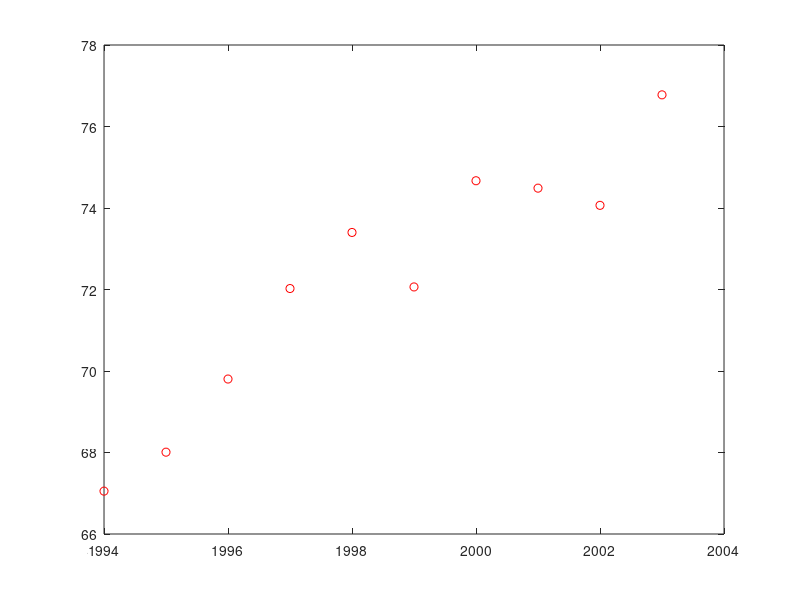

This figure's MATLAB source: (Note: this script raises an error after producing the figure.)
%最小二乘法拟合为直线、抛物线、三次曲线
%直线y=a1+a2*x
X=[1994:1:2003];%0表示1994，9表示2003
Y=[67.052,68.008,69.803,72.024,73.400,72.063,74.669,74.487,74.065,76.777];
plot(X,Y,'ro');
hold on
sx=sum(X);
sx2=sum(X.*X);
sy=sum(Y);
sxy=sum(X.*Y);
A=[10,sx;sx,sx2];
b=[sy;sxy];
a1=GaussElimination(A,b)%Gauss消去法求解
f1=a1(1)+a1(2).*X;
plot(X,f1,'k-')
%二次曲线y=a0+a1*x+a2*x^2
sx3=sum(X.^3);
sx4=sum(X.^4);
sx2y=sum(X.^2.*Y);
A=[10,sx,sx2;sx,sx2,sx3;sx2,sx3,sx4];
b=[sy;sxy;sx2y];
a2=GaussElimination(A,b)%Gauss消去法求解
f2=a2(1)+a2(2).*X+a2(3).*X.^2;
plot(X,f2,'b-')
%三次曲线拟合y=a0+a1*x+a2*x^2+a3*x^3
sx5=sum(X.^5);
sx6=sum(X.^6);
sx3y=sum(X.^3.*Y);
A=[10,sx,sx2,sx3;sx,sx2,sx3,sx4;sx2,sx3,sx4,sx5;sx3,sx4,sx5,sx6];%系数矩阵
b=[sy;sxy;sx2y;sx3y];
a3=GaussElimination(A,b)%Gauss消去法求解
f3=a3(1)+a3(2).*X+a3(3).*X.^2+a3(4).*X.^3;
ans1=0;
k=1
for i=1994:2003
    ans1=ans1+(a3(1)+a3(2)*i+a3(3)*i^2+a3(4)*i^3-Y(k))^2
    k=k+1
end
ans1=sqrt(ans1) %计算均方误差
plot(X,f3,'g*')
l=legend('1994-2003对应产油量','最小二乘法拟合的直线','最小二乘法拟合的二次曲线','最小二乘法拟合三次曲线','orientation','vertical','location','eastoutside');%图例放在右侧
